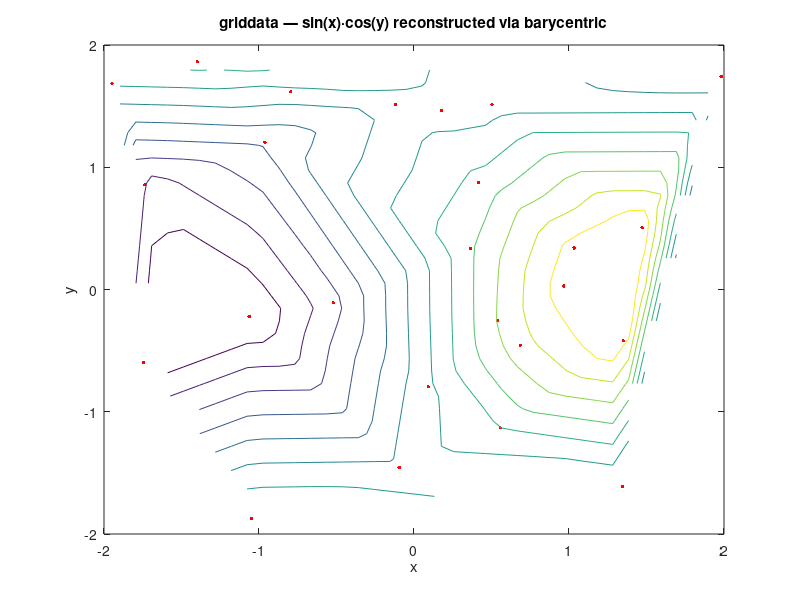

Here is the MATLAB script that generated this plot:
% griddata — Interpolate Scattered Data on a Regular Grid
%
% Linear barycentric interpolation via Delaunay triangulation.
% Query points outside the convex hull get NaN.



clear
close all

% Scattered samples of a smooth function.
rng(3);
N = 25;
x = rand(1, N) * 4 - 2;
y = rand(1, N) * 4 - 2;
v = sin(x) .* cos(y);    % ground truth

% Regular grid of query points.
[Xq, Yq] = meshgrid(linspace(-2, 2, 40));
Vq = griddata(x, y, v, Xq(:), Yq(:));

% Plot true sampled values vs. interpolated grid.
figure;
plot(x, y, 'r.', 'MarkerSize', 8);
hold on;
% Show contour of interpolated surface.
Vq_grid = reshape(Vq, 40, 40);
contour(Xq, Yq, Vq_grid, 12);
title('griddata — sin(x)·cos(y) reconstructed via barycentric');
xlabel('x'); ylabel('y');

% RMS error vs. ground truth on the grid (where defined).
truth = sin(Xq) .* cos(Yq);
diff = Vq_grid - truth;
err = sqrt(mean(diff(isfinite(diff)).^2));
fprintf('RMS error vs. truth (interior): %.4f\n', err);
fprintf('Hull-exterior queries: %d of %d (NaN)\n', ...
        sum(isnan(Vq(:))), numel(Vq));
